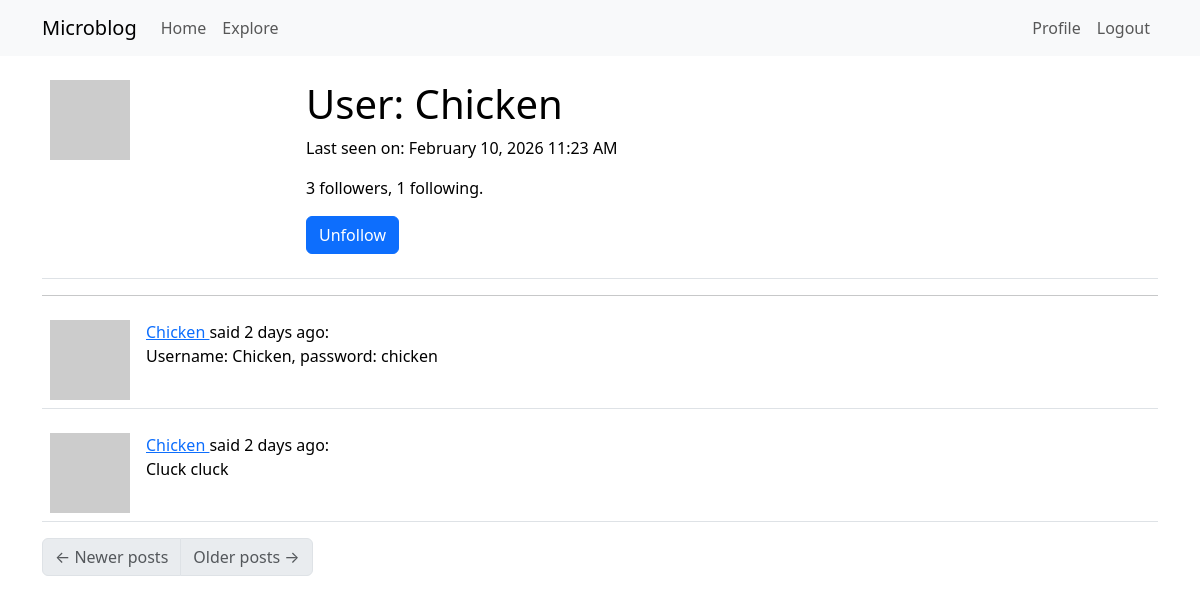
The page /user/Chicken (signed in) on the database its author committed.
### app/models.py (models this page shows, shortened)
class User(UserMixin, db.Model):
    id: so.Mapped[int] = so.mapped_column(primary_key=True)
    username: so.Mapped[str] = so.mapped_column(sa.String(64), index=True, unique=True)
    email: so.Mapped[str] = so.mapped_column(sa.String(120), index=True, unique=True)
    password_hash: so.Mapped[Optional[str]] = so.mapped_column(sa.String(256))
    posts: so.WriteOnlyMapped['Post'] = so.relationship(back_populates='author')
    about_me: so.Mapped[Optional[str]] = so.mapped_column(sa.String(140))
    last_seen: so.Mapped[Optional[datetime]] = so.mapped_column(default=lambda: datetime.now(timezone.utc))
    following: so.WriteOnlyMapped['User'] = so.relationship(
        secondary = followers,
        primaryjoin = (followers.c.follower_id == id),
        secondaryjoin = (followers.c.followed_id == id),
        back_populates = 'followers'
    )
    followers: so.WriteOnlyMapped['User'] = so.relationship(
        secondary = followers,
        primaryjoin = (followers.c.followed_id == id),
        secondaryjoin = (followers.c.follower_id == id),
        back_populates = 'following'
    )
    def avatar(self, size):
        digest = md5(self.email.lower().encode('utf-8')).hexdigest()
        return f'https://www.gravatar.com/avatar/{digest}?d=identicon&s={size}'
    def is_following(self, user):
        query = self.following.select().where(User.id == user.id)
        return db.session.scalar(query) is not None
    def followers_count(self):
        query = sa.select(sa.func.count()).select_from(self.followers.select().subquery())
        return db.session.scalar(query)
    def following_count(self):
        query = sa.select(sa.func.count()).select_from(self.following.select().subquery())
        return db.session.scalar(query)

class Post(db.Model):
    id: so.Mapped[int] = so.mapped_column(primary_key=True)
    body: so.Mapped[str] = so.mapped_column(sa.String(140))
    timestamp: so.Mapped[datetime] = so.mapped_column(index=True, default=lambda: datetime.now(timezone.utc))
    user_id: so.Mapped[int] = so.mapped_column(sa.ForeignKey(User.id), index=True)
    author: so.Mapped[User] = so.relationship(back_populates='posts')

### app/routes.py (the view)
@app.route('/user/<username>')
@login_required
def user(username):
    user = db.first_or_404(sa.select(User).where(User.username == username))
    page = request.args.get('page', 1, type=int)
    query = user.posts.select().order_by(Post.timestamp.desc())
    posts = db.paginate(query, page=page, per_page=app.config['POSTS_PER_PAGE'], error_out=False)
    next_url = url_for('user', username=user.username, page=posts.next_num) if posts.has_next else None
    prev_url = url_for('user', username=user.username, page=posts.prev_num) if posts.has_prev else None
    form = EmptyForm()
    return render_template('user.html', user=user, posts=posts.items, next_url=next_url, prev_url=prev_url, form=form)

### app/forms.py
class EmptyForm(FlaskForm):
    submit = SubmitField('Submit')

### app/models.py (called while the page is built)
@login.user_loader
def load_user(id):
    return db.session.get(User, int(id))

### app/routes.py (called while the page is built)
@app.before_request
def before_request():
    if current_user.is_authenticated:
        current_user.last_seen = datetime.now(timezone.utc)
        db.session.commit()

### app/templates/user.html (shortened to what this page needs)
{% extends "base.html" %}
{% block content %}
    <table class="table table-hover">
        <tr>
            <td width="256px">
                <img src="{{ user.avatar(256) }}">
            </td>
            <td>
                <h1>
                    User: {{ user.username }}
                </h1>
                {% if user.last_seen %}
                    <p>
                        Last seen on: {{ moment(user.last_seen).format('LLL') }}
                    </p>
                {% endif %}
                <p>
                    {{ user.followers_count() }} followers, {{ user.following_count() }} following.
                </p>
                {% if user == current_user %}
                <p>
                    <a href="{{ url_for('edit_profile') }}">
                        Edit your profile
                    </a>
                </p>
                {% else %}
                <p>
                    <form action="{{ url_for('unfollow', username=user.username) }}" method="post">
                        {{ form.submit(value='Unfollow', class_='btn btn-primary') }}
                    </form>
                </p>
                {% endif %}
            </td>
        </tr>
    </table>
    <hr />
    {% for post in posts %}
        {% include '_post.html' %}
    {% endfor %}
    <nav aria-label="Post navigation">
        <ul class="pagination">
            <li class="page-item{% if not prev_url %} disabled{% endif %}">
                <a class="page-link" href="{{ prev_url }}">
                    <span aria-hidden="true">&larr;</span> Newer posts
                </a>
            </li>
            <li class="page-item{% if not next_url %} disabled{% endif %}">
                <a class="page-link" href="{{ next_url }}">
                    Older posts <span aria-hidden="true">&rarr;</span>
                </a>
            </li>
        </ul>
    </nav>
{% endblock %}

### app/templates/_post.html
<table class="table table-hover">
    <tr>
        <td width="70px">
            <a href="{{ url_for('user', username=post.author.username) }}">
                <img src="{{ post.author.avatar(70) }}">
            </a>
        </td>
        <td>
            <a href="{{ url_for('user', username=post.author.username) }}">
                {{ post.author.username }}
            </a>
            said {{ moment(post.timestamp).fromNow() }}:
            <br />
            {{ post.body }}
        </td>
    </tr>
</table>

### rows shown on the page
User: username "Chicken", last_seen "February 10, 2026 11:23 AM"
Post: author.username "Chicken", timestamp "2 days ago", body "Username: Chicken, password: chicken"
Post: author.username "Chicken", timestamp "2 days ago", body "Cluck cluck"

### other values the page prints
{{ user.followers_count() }} "3"
{{ user.following_count() }} "1"
